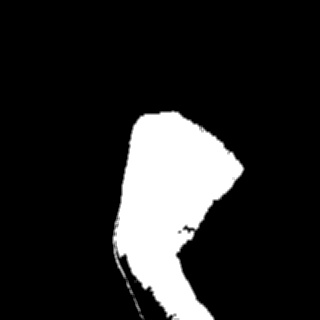
#> input picture training_data/fist/303.jpg, 320 x 320 px, given in place of the camera
$ jupyter execute collect_data.ipynb   (shell and % lines are left out)   (text cells are left out)
#> lines starting #> are read from the running program, lines starting #| are printed output that depends on the picture; after the words box and inside, x2 and y2 are one past the last pixel; in counts of white or black regions, pixels touching at a corner belong together
[cell 1]
import sys # system functions (ie. exiting the program)
import os # operating system functions (ie. path building on Windows vs. MacOs)

import numpy as np # matrix operations (ie. difference between two matricies)
import cv2 # (OpenCV) computer vision functions (ie. tracking)
(major_ver, minor_ver, subminor_ver) = (cv2.__version__).split('.')
print('OpenCV Version: {}.{}.{}'.format(major_ver, minor_ver, subminor_ver))

import matplotlib.pyplot as plt # (optional) for plotting and showing images inline

import keras # high level api to tensorflow (or theano, CNTK, etc.) and useful image preprocessing
from keras import backend as K
print('Keras image data format: {}'.format(K.image_data_format()))
#> (this line was passed over: keras is not available in this run)

[cell 2]
classes = {
    0: 'fist',
    1: 'five',
    2: 'point',
    3: 'swing'
}

CURR_POSE = 'five'
DATA = 'training_data'

# Helper function for applying a mask to an array
def mask_array(array, imask):
    if array.shape[:2] != imask.shape:
        raise Exception("Shapes of input and imask are incompatible")
    output = np.zeros_like(array, dtype=np.uint8)
    for i, row in enumerate(imask):
        output[i, row] = array[i, row]
    return output

# Set up tracker.
def setup_tracker(ttype):
    tracker_types = ['BOOSTING', 'MIL', 'KCF', 'TLD', 'MEDIANFLOW', 'GOTURN']
    tracker_type = tracker_types[ttype]

    if tracker_type == 'BOOSTING':
        tracker = cv2.TrackerBoosting_create()
    if tracker_type == 'MIL':
        tracker = cv2.TrackerMIL_create()
    if tracker_type == 'KCF':
        tracker = cv2.TrackerKCF_create()
    if tracker_type == 'TLD':
        tracker = cv2.TrackerTLD_create()
    if tracker_type == 'MEDIANFLOW':
        tracker = cv2.TrackerMedianFlow_create()
    if tracker_type == 'GOTURN':
        tracker = cv2.TrackerGOTURN_create()

    return tracker

# Begin capturing video
video = cv2.VideoCapture(1)
if not video.isOpened():
    print("Could not open video")
    sys.exit()


# Read first frame
ok, frame = video.read()
#> frame is the input picture: shape (320, 320, 3); min 0, max 255, mean 38.8
if not ok:
    print("Cannot read video")
    sys.exit()
# Use the first frame as an initial background frame
bg = frame.copy()


# Kernel for erosion and dilation of masks
kernel = np.ones((3,3),np.uint8)


# Tracking
# Bounding box -> (TopRightX, TopRightY, Width, Height)
bbox_initial = (60, 60, 170, 170)
bbox = bbox_initial
# Tracking status, -1 for not tracking, 0 for unsuccessful tracking, 1 for successful tracking
tracking = -1


# Text display positions
positions = {
    'hand_pose': (15, 40),
    'fps': (15, 20)
}


# Image count for file name
img_count = 0

# Capture, process, display loop
while True:
    # Read a new frame
    ok, frame = video.read()
    display = frame.copy()
    if not ok:
        break


    # Start timer
    timer = cv2.getTickCount()


    # Processing
    # First find the absolute difference between the two images
    diff = cv2.absdiff(bg, frame)
#> diff: shape (320, 320, 3); every value is 0
    mask = cv2.cvtColor(diff, cv2.COLOR_BGR2GRAY)
#> mask: shape (320, 320); every value is 0
    # Threshold the mask
    th, thresh = cv2.threshold(mask, 10, 255, cv2.THRESH_BINARY)
    # Opening, closing and dilation
    opening = cv2.morphologyEx(thresh, cv2.MORPH_OPEN, kernel)
    closing = cv2.morphologyEx(opening, cv2.MORPH_CLOSE, kernel)
    img_dilation = cv2.dilate(closing, kernel, iterations=2)
    # Get mask indexes
    imask = img_dilation > 0
    # Get foreground from mask
    foreground = mask_array(frame, imask)
    foreground_display = foreground.copy()


    # If tracking is active, update the tracker
    if tracking != -1:
        tracking, bbox = tracker.update(foreground)
        tracking = int(tracking)


    # Use numpy array indexing to crop the foreground frame
    hand_crop = img_dilation[int(bbox[1]):int(bbox[1]+bbox[3]), int(bbox[0]):int(bbox[0]+bbox[2])]
#> hand_crop: shape (170, 170); every value is 0


    # Draw bounding box
    p1 = (int(bbox[0]), int(bbox[1]))
    p2 = (int(bbox[0] + bbox[2]), int(bbox[1] + bbox[3]))
    cv2.rectangle(foreground_display, p1, p2, (255, 0, 0), 2, 1)
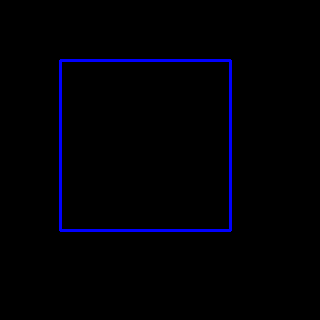
#> foreground_display: shape (320, 320, 3); mean B, G, R 5.1, 0, 0
    cv2.rectangle(display, p1, p2, (255, 0, 0), 2, 1)
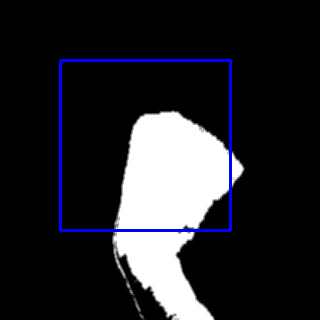
#> display: shape (320, 320, 3); mean B, G, R 43.1, 38, 38


    # Calculate Frames per second (FPS)
    fps = cv2.getTickFrequency() / (cv2.getTickCount() - timer)
    # Display FPS on frame
    cv2.putText(foreground_display, "FPS : " + str(int(fps)), positions['fps'], cv2.FONT_HERSHEY_SIMPLEX, 0.65, (50, 170, 50), 2)
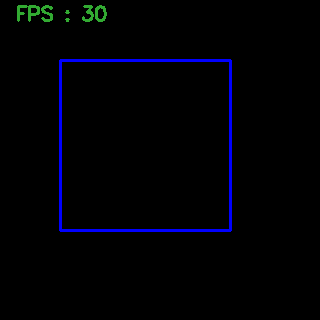
#> foreground_display: shape (320, 320, 3); 0.54% of pixels changed, all inside (x1, y1, x2, y2) = (17, 5, 107, 22)
    cv2.putText(display, "FPS : " + str(int(fps)), positions['fps'], cv2.FONT_HERSHEY_SIMPLEX, 0.65, (50, 170, 50), 2)
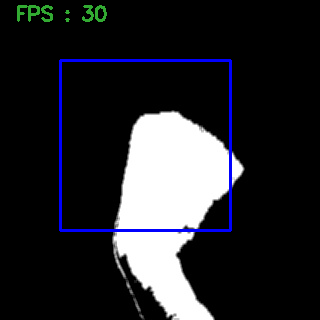
#> display: shape (320, 320, 3); 0.54% of pixels changed, all inside (x1, y1, x2, y2) = (17, 5, 107, 22)


    # Display result
    cv2.imshow("display", display)
    # Display diff
    cv2.imshow("diff", diff)
    # Display thresh
    cv2.imshow("thresh", thresh)
    # Display mask
    cv2.imshow("img_dilation", img_dilation)
    try:
        # Display hand_crop
        cv2.imshow("hand_crop", hand_crop)
    except:
        pass
    # Display foreground_display
    cv2.imshow("foreground_display", foreground_display)


    k = cv2.waitKey(1) & 0xff
#> (key Esc is pressed here)

    if k == 27: break # ESC pressed
    elif k == 114 or k == 112:
        # r pressed
        bg = frame.copy()
        bbox = bbox_initial
        tracking = -1
    elif k == 116:
        # t pressed
        # Initialize tracker with first frame and bounding box
        tracker = setup_tracker(2)
        tracking = tracker.init(frame, bbox)
    elif k == 115:
        # s pressed
        img_count += 1
        fname = os.path.join(DATA, CURR_POSE, "{}_{}.jpg".format(CURR_POSE, img_count))
        print(fname, hand_crop)
        cv2.imwrite(fname, hand_crop)
        print()
    elif k != 255: print(k)

cv2.destroyAllWindows()
video.release()

$ run again, on training_data/fist/370.jpg
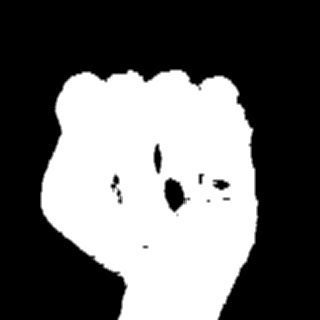
#> input picture training_data/fist/370.jpg, 320 x 320 px, given in place of the camera
#> frame is the input picture: shape (320, 320, 3); min 0, max 255, mean 103.2
#> diff: shape (320, 320, 3); every value is 0
#> mask: shape (320, 320); every value is 0
#> hand_crop: shape (170, 170); every value is 0
#> `cv2.rectangle(display, p1, p2, (255, 0, 0), 2, 1)`:
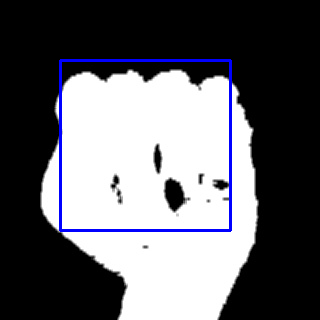
#> display: shape (320, 320, 3); mean B, G, R 105, 99.9, 99.9
#> `cv2.putText(display, "FPS : " + str(int(fps)), positions['fps'], cv2.F..`:
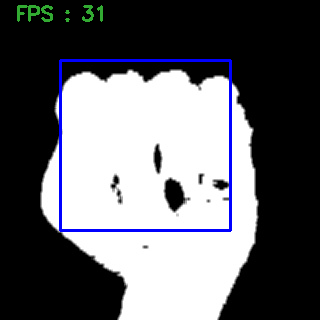
#> display: shape (320, 320, 3); 0.48% of pixels changed, all inside (x1, y1, x2, y2) = (17, 5, 103, 22)

$ run again, on training_data/fist/377.jpg
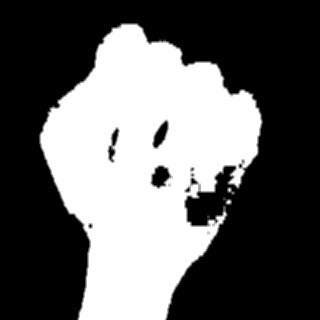
#> input picture training_data/fist/377.jpg, 320 x 320 px, given in place of the camera
#> frame is the input picture: shape (320, 320, 3); min 0, max 255, mean 98
#> diff: shape (320, 320, 3); every value is 0
#> mask: shape (320, 320); every value is 0
#> hand_crop: shape (170, 170); every value is 0
#> `cv2.rectangle(display, p1, p2, (255, 0, 0), 2, 1)`:
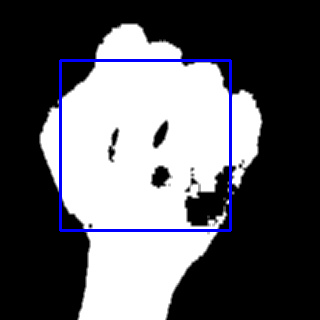
#> display: shape (320, 320, 3); mean B, G, R 100.1, 95.1, 95.1
#> `cv2.putText(display, "FPS : " + str(int(fps)), positions['fps'], cv2.F..`:
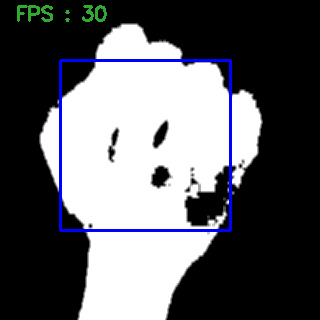
#> display: shape (320, 320, 3); 0.54% of pixels changed, all inside (x1, y1, x2, y2) = (17, 5, 107, 22)
